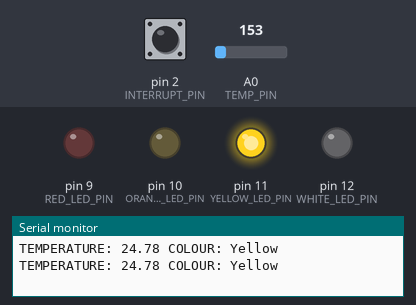
Simulated run of this sketch. Board: Arduino Uno, built with avr-gcc and run on an emulated ATmega328P. Shown: output pins drawn as LEDs (lit = HIGH), the last lines printed to the serial monitor. Dashed ring = blinking. Inputs (shaded band) come from the test bench; at power-on: pin 2 (INTERRUPT_PIN) HIGH, A0 (TEMP_PIN) = 153.

Above: at 3.8 s.
3.9 s: pin 2 (INTERRUPT_PIN) pulled LOW for 1.95 s
At 4.39 s:
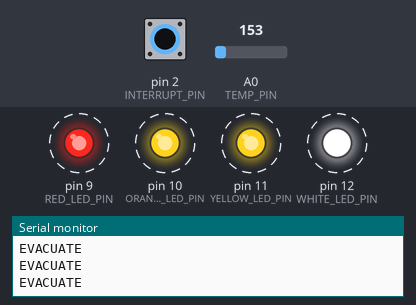
7.4 s: pin 2 (INTERRUPT_PIN) pulled LOW for 3.2 s
At 10.0 s:
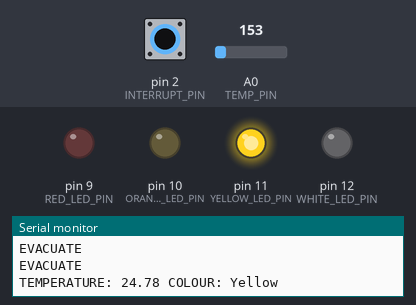
12.1 s: A0 (TEMP_PIN) set to 173
At 14.5 s:
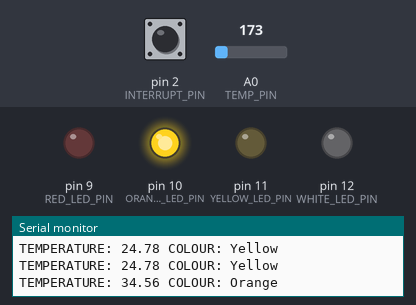
14.8 s: A0 (TEMP_PIN) set to 191
At 15.8 s:
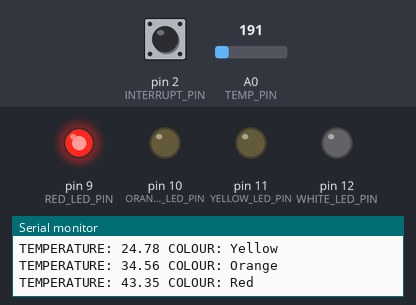
17.0 s: A0 (TEMP_PIN) set to 133
At 18.1 s:
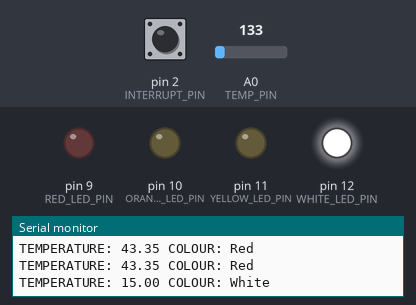
19.3 s: A0 (TEMP_PIN) set to 165
At 21.6 s:
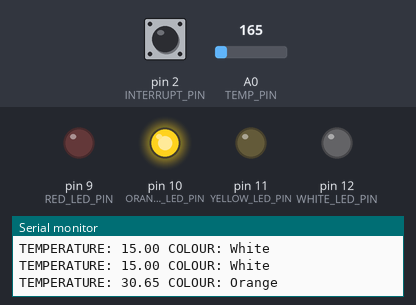
Timing chart, 0 to 23.1 s (numbered marks = the images above; inputs shaded):
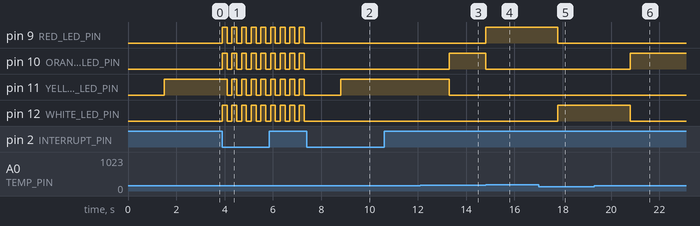

The sketch:

Task1.2P.ino
```cpp
// ----------------------------------------------------------------------------
// File:        Task1.2P.ino
// Author:      Codey Funston
// Version:     1.0.0
//
// Description:
//
//              Using Arduino Uno R3 board, LEDs show level of fire danger.
//              Levels are white < yellow < orange < red. Updated to use an
//              interrupt from a digital signal push button that causes all
//              LEDs to flash to evacuate.
//
//              A cool thing about the interrupt that is caused by clicking the
//              button is that even though the "main" action is pressing the
//              button down which completes the circuit to the INTERRUPT_PIN
//              making it HIGH, the final change is after I let go because I
//              am clicking not pressing down is a HIGH --> LOW. This is why
//              my mode parameter in attachInterrupt() is FALLING.
//
// ----------------------------------------------------------------------------

const uint8_t TEMP_PIN = A0;
const uint8_t INTERRUPT_PIN = 2;

const uint8_t WHITE_LED_PIN = 12;
const uint8_t YELLOW_LED_PIN = 11;
const uint8_t ORANGE_LED_PIN = 10;
const uint8_t RED_LED_PIN = 9;

const uint16_t read_temp_delay = 1500; // Time between temperature serial output.
const uint16_t ISR_delay = 200; // Time between evacuation blinks.

volatile uint8_t do_evacuate = LOW; // Interrupt flag.

float voltageToCelcius(uint16_t volt_in) {
  // The ADC sends 5v as 1023, therefore:
  // ADC / voltage = 1023 / 5
  float ADC_to_volt = volt_in * (5.0 / 1023.0);
  return (1000 * ADC_to_volt - 500) / 10.0;
}

void ledData(uint8_t pin, char* colour_name, float temp) {
  Serial.print("TEMPERATURE: ");
  Serial.print(temp);
  digitalWrite(pin, HIGH);
  Serial.print(" COLOUR: ");
  Serial.println(colour_name);
}

// Called by interrupt when manual intervention of LEDs is done for fire danger.
void evacuate() {
  do_evacuate = !do_evacuate;
}

void setup() {
  pinMode(TEMP_PIN, INPUT);
  pinMode(INTERRUPT_PIN, INPUT_PULLUP);

  pinMode(WHITE_LED_PIN, OUTPUT);
  pinMode(YELLOW_LED_PIN, OUTPUT);
  pinMode(ORANGE_LED_PIN, OUTPUT);
  pinMode(RED_LED_PIN, OUTPUT);

  attachInterrupt(digitalPinToInterrupt(INTERRUPT_PIN), evacuate, FALLING);

  Serial.begin(9600);
}

void loop() {

  static unsigned long prev_millis = 0;
  unsigned long current_millis = millis();
  unsigned long delay_record = current_millis - prev_millis;

  if (do_evacuate) {
    if (delay_record >= ISR_delay) {
      prev_millis = current_millis;
      static bool led_state = false;
      led_state = !led_state;

      // Blinks all LEDs for evacuation.
      digitalWrite(WHITE_LED_PIN, led_state);
      digitalWrite(YELLOW_LED_PIN, led_state);
      digitalWrite(ORANGE_LED_PIN, led_state);
      digitalWrite(RED_LED_PIN, led_state);

      Serial.println("EVACUATE");
    }
  }

  else {
    if (delay_record >= read_temp_delay) {
      prev_millis = current_millis;

      // Shows fire danger level as a colour.
      digitalWrite(WHITE_LED_PIN, LOW);
      digitalWrite(YELLOW_LED_PIN, LOW);
      digitalWrite(ORANGE_LED_PIN, LOW);
      digitalWrite(RED_LED_PIN, LOW);

      float temp = voltageToCelcius(analogRead(TEMP_PIN));

      if (temp >= 15 && temp < 20) {
        ledData(WHITE_LED_PIN, "White", temp);
      }

      else if (temp >= 20 && temp < 30) {
        ledData(YELLOW_LED_PIN, "Yellow", temp);
      }

      else if (temp >= 30 && temp < 35) {
        ledData(ORANGE_LED_PIN, "Orange", temp);
      }

      else if (temp >= 35) {
        ledData(RED_LED_PIN, "Red", temp);
      }

      else {
        Serial.print("TEMPERATURE: ");
        Serial.print(temp);
       	Serial.println(" No fire danger.");
      }
    }
  }
}
```

Measured:
- the behaviour switches between 163 and 164 on A0 (TEMP_PIN) (found by bisection; images 2 and 3)
- after the input at 3.9 s, pin 9 (RED_LED_PIN), pin 10 (ORANGE_LED_PIN), pin 12 (WHITE_LED_PIN): alternates HIGH for 0.20 s and LOW for 0.20 s, starting at once; pin 11 (YELLOW_LED_PIN): alternates HIGH for 0.20 s and LOW for 0.20 s, starting after 0.20 s
- after the input at 7.4 s, pin 9 (RED_LED_PIN), pin 10 (ORANGE_LED_PIN), pin 12 (WHITE_LED_PIN): stops changing and stays LOW
- after the input at 12.1 s, pin 10 (ORANGE_LED_PIN): LOW → HIGH after 1.2 s; pin 11 (YELLOW_LED_PIN): HIGH → LOW after 1.2 s
- after the input at 14.8 s, pin 9 (RED_LED_PIN): LOW → HIGH at once; pin 10 (ORANGE_LED_PIN): HIGH → LOW at once
- after the input at 17.0 s, pin 9 (RED_LED_PIN): HIGH → LOW after 0.80 s instead of 2.3 s; pin 12 (WHITE_LED_PIN): LOW → HIGH after 0.80 s
- after the input at 19.3 s, pin 10 (ORANGE_LED_PIN): LOW → HIGH after 1.5 s; pin 12 (WHITE_LED_PIN): HIGH → LOW after 1.5 s
